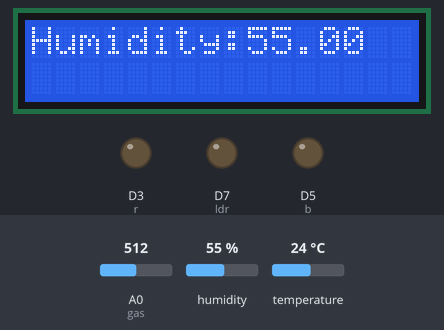
Simulated run of this sketch. Board: ESP8266 (NodeMCU). Shown: 16×2 character LCD, output pins drawn as LEDs (lit = HIGH). Inputs (shaded band) come from the test bench; at power-on: humidity 55 %, A0 (gas) = 512, temperature 24 °C. WiFi joins after 1.5 s; servers stay silent unless stated; what the sketch prints to the serial monitor is not drawn.

Above: at 6.7 s.
6.8 s: humidity set to 22 %
At 18.2 s:
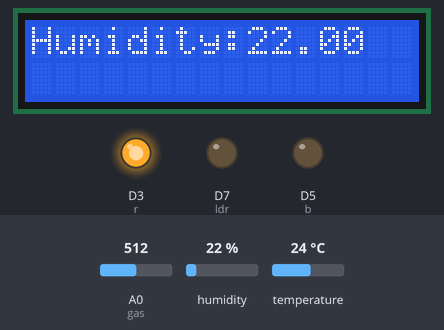
18.8 s: humidity set to 68 %
At 29.4 s:
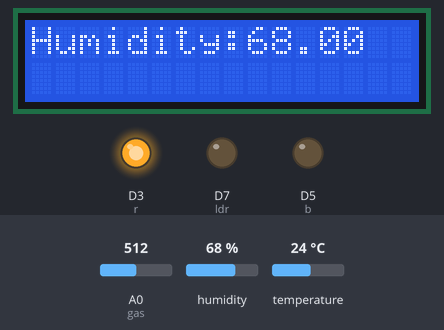
32.8 s: humidity set to 71 %
At 44.7 s:
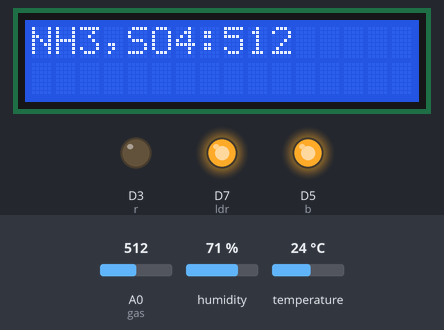
45.4 s: A0 (gas) set to 490
At 57.7 s:
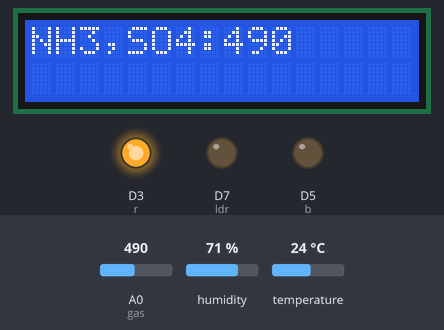
59.4 s: temperature set to 12 °C
At 73.3 s:
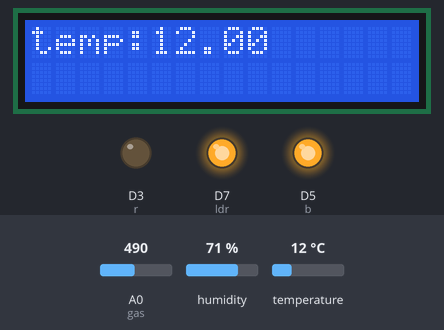
Timing chart, 0 to 74.8 s (numbered marks = the images above; inputs shaded):
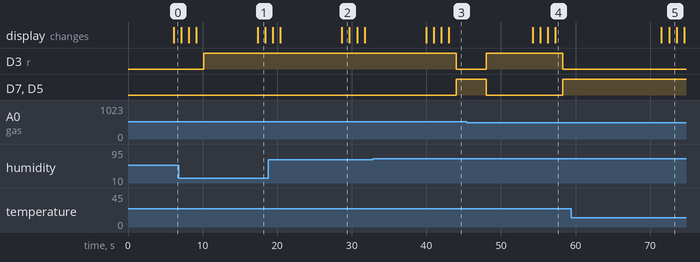

The sketch:

dht11.ino
```cpp
#define SW_VERSION " ThinkSpeak.com" // SW version will appears at innitial LCD Display
#include <ESP8266WiFi.h>
#include <WiFiClientSecure.h>
WiFiClient client;
const char* MY_SSID = "Mythili5g";
const char* MY_PWD = "1029384756";
const char* TS_SERVER = "api.thingspeak.com";
String TS_API_KEY = "EWXXMTOZHUYRSZHW";
int gas=A0;
int ldr=D7;
int b=D5;
int r=D3;
#include <DHT.h>
#define DHTPIN D4   // what digital pin we're connected to
#define DHTTYPE DHT11   // DHT 22  (AM2302), AM2321)
DHT dht(DHTPIN, DHTTYPE);
#include <Wire.h>
#include <LiquidCrystal_I2C.h>
// Set the LCD address to 0x27 for a 16 chars and 2 line display
LiquidCrystal_I2C lcd(0x27, 16, 2);
void connectWifi()
{
  Serial.print("Connecting to " + *MY_SSID);
  WiFi.begin(MY_SSID, MY_PWD);
  while (WiFi.status() != WL_CONNECTED)
  {
    delay(1000);
    Serial.print(".");
  }
  Serial.println("");
  Serial.println("WiFi Connected");
  Serial.println("");
}
void setup()
{
  pinMode(gas,INPUT);
  pinMode(ldr,OUTPUT);
  pinMode(b,OUTPUT);
  pinMode(r,OUTPUT);
  dht.begin();
  lcd.begin();
  lcd.backlight();
  lcd.print("Hello, world!");
   connectWifi();
  Serial.begin(9600);
}
void loop()
{
  int x=analogRead(gas);
  Serial.print("OXIGEN RATE:");
  Serial.print(x);
   delay(1000);
 float h = dht.readHumidity();
  // Read temperature as Celsius (the default)
  float t = dht.readTemperature();
  // Read temperature as Fahrenheit (isFahrenheit = true)
  float f = dht.readTemperature(true);
  // Check if any reads failed and exit early (to try again).
  if (isnan(h) || isnan(t) || isnan(f)) {
    Serial.println(F("Failed to read from DHT sensor!"));
    return;
  }
  // Compute heat index in Fahrenheit (the default)
  float hif = dht.computeHeatIndex(f, h);
  // Compute heat index in Celsius (isFahreheit = false)
  float hic = dht.computeHeatIndex(t, h, false);
  Serial.print(F("Humidity: "));
  Serial.println(h);
  delay(1000);
  Serial.print("temp:");
   Serial.print(t);
    delay(1000);
  Serial.print("OXIGEN:");
  Serial.print(x);
    delay(1000);
  lcd.clear();
  lcd.print("Humidity:");
    lcd.print(h);
    delay(1000);
     lcd.clear();
  lcd.print("temp:");
    lcd.print(t);
    delay(1000);
     lcd.clear();
  lcd.print("TEMPRAT:");
    lcd.print(f);
    delay(1000);
     lcd.clear();
  lcd.print("NH3,SO4:");
    lcd.print(x);
    delay(1000);
if(h>=70)
{
  digitalWrite(b,HIGH);
  digitalWrite(ldr,HIGH);
  digitalWrite(r,LOW);
  delay(4000);
}
else
{
  digitalWrite(b,LOW);
  digitalWrite(ldr,LOW);
  digitalWrite(r,HIGH);
  delay(1000);
}
if(x<=500)
{
  digitalWrite(b,HIGH);
  digitalWrite(ldr,HIGH);
  digitalWrite(r,LOW);
  delay(4000);
}
else
{
  digitalWrite(b,LOW);
  digitalWrite(ldr,LOW);
  digitalWrite(r,HIGH);
  delay(1000);
}
  if (client.connect(TS_SERVER, 80))
  {
    String postStr = TS_API_KEY;
    postStr += "&field1=";
    postStr += String(h);
       postStr += "&field2=";
    postStr += String(t);
     postStr += "&field3=";
    postStr += String(f);
     postStr += "&field4=";
    postStr += String(x);
    postStr += "\r\n\r\n";
    client.print("POST /update HTTP/1.1\n");
    client.print("Host: api.thingspeak.com\n");
    client.print("Connection: close\n");
    client.print("X-THINGSPEAKAPIKEY: " + TS_API_KEY + "\n");
    client.print("Content-Type: application/x-www-form-urlencoded\n");
    client.print("Content-Length: ");
    client.print(postStr.length());
    client.print("\n\n");
    client.print(postStr);
    delay(1000);
  }
}
```

Measured:
- the behaviour switches between 69 and 70 % on humidity (found by bisection; images 2 and 3)
- after the input at 32.8 s, D3 (r): HIGH → LOW after 11.2 s; D7 (ldr), D5 (b): LOW → HIGH after 11.2 s
- what the display in image 1 shows lasts 1.0 s, from 17.4 s to 18.4 s
